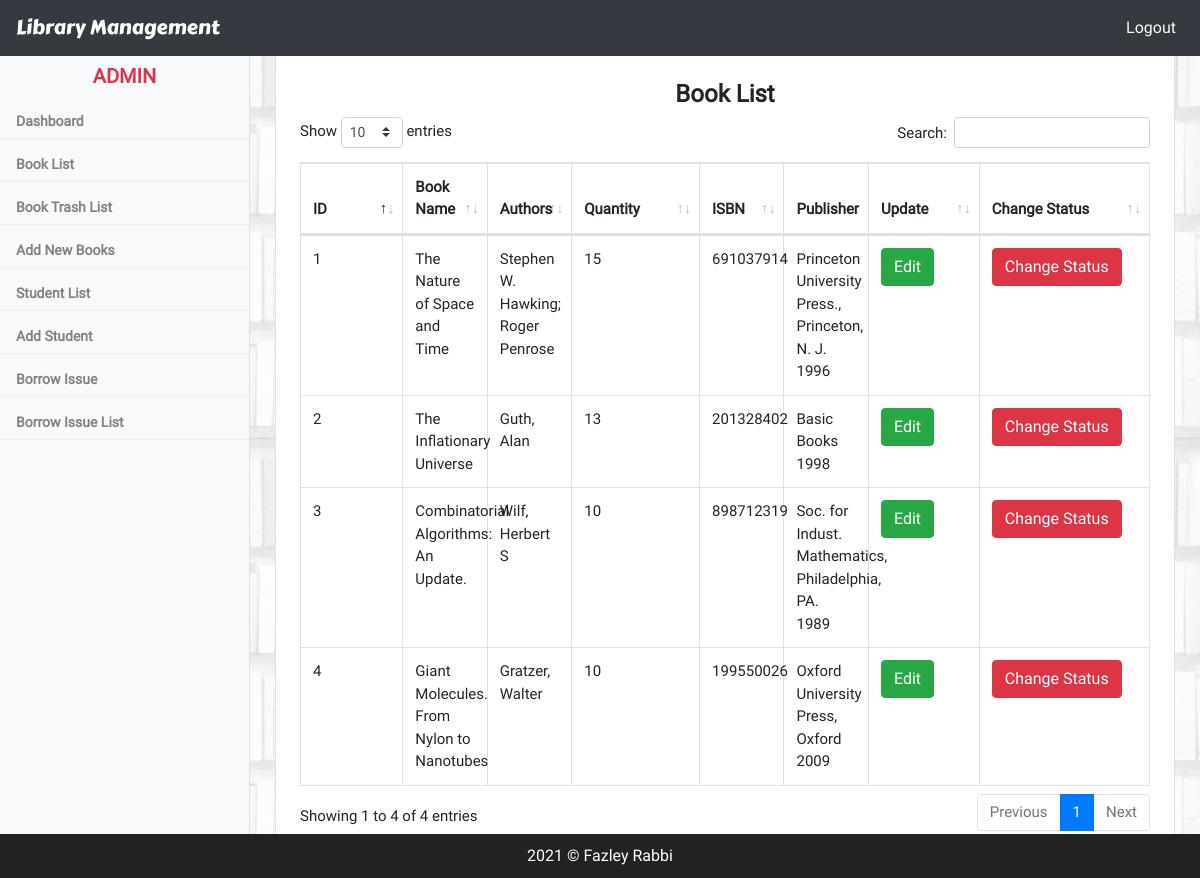
Screenshot of /bookList.php (signed in) with the database file from the repository.
### tables this page shows
CREATE TABLE `books` (
  `id` bigint(20) NOT NULL AUTO_INCREMENT,
  `book_name` varchar(240) DEFAULT NULL,
  `isbn` bigint(20) DEFAULT NULL,
  `author` varchar(240) DEFAULT NULL,
  `publisher` varchar(255) DEFAULT NULL,
  `active_status` int(11) DEFAULT '1' COMMENT '1=active,0=not active',
  `stock` int(11) DEFAULT NULL,
  `category` varchar(200) DEFAULT NULL,
  `created_at` datetime DEFAULT NULL,
  `updated_at` timestamp NULL DEFAULT CURRENT_TIMESTAMP,
  PRIMARY KEY (`id`)
);

### bookList.php (the view, shortened to what this page needs)
<?php include 'includes/headlink.php';?>
<body>
<?php include 'includes/sidebar.php';?>
<?php include 'includes/navbar.php';?>
<div class="main_section">
<div class="">
    <div class="mx-auto d-block border col-12 p-4 bg-white m-height200">
        <table class="table table-bordered display" id="example" style="table-layout: fixed;">
        <h4 class="text-center font-weight-bold">Book List</h4>
            <thead>
            <tr>
                <th width="7%">ID</th>
                <th width="">Book Name</th>
                <th width="">Authors</th>
                <th width="10%">Quantity</th>
                <th width="">ISBN</th>
                <th width="">Publisher</th>
                <th width="8%">Update</th>
                <th width="15%">Change Status</th>
            </tr>
            </thead>
            <tbody>
            <?php
                $query = "SELECT * from books where active_status = 1";
                $row = $conn->query($query);
                if ($row->num_rows > 0) {
                    while ($data = $row->fetch_array()) {
                        $id = $data['id'];
                        $book_name = $data['book_name'];
                        $isbn = $data['isbn'];
                        $author = $data['author'];
                        $publisher = $data['publisher'];
                        $stock = $data['stock'];
                        $active_status = $data['active_status'];
                        ?>
                    <tr>
                        <td><?=$id;?></td>
                        <td><?=$book_name;?></td>
                        <td><?=$author;?></td>
                        <td><?=$stock;?></td>
                        <td><?=$isbn;?></td>
                        <td><?=$publisher;?></td>
                        <td>
                            <a href="editBooks.php?book_id=<?=$id?>&&activePage=bookList" class="btn btn-success">Edit</a>
                        </td>
                        <td>
                            <a href="action/manageBooksAction.php?status=<?=$active_status?>&&book_id=<?=$id?>" class="btn btn-danger">Change Status</a>
                        </td>
                    </tr>
                         <?php }
                        }
                    ?>
            </tbody>
        </table>
    </div>
</div>
</div>
<?php include 'includes/footer_link.php';?>
</body>
<html>

### assets/css/style.css (style rules this page uses)
table,form { background: #fff; }
body { font-family: "Roboto", sans-serif; }
.main_section { margin-top: 55px; margin-bottom: 20px; margin-left: 250px; font-size: 15px; padding: 0px 25px; background-size: cover; background-attachment: fixed; background-position: top; background-image: linear-gradient(rgba(255,255,255,0.85), rgba(255,255,255,0.85)) ,url(../../images/bookshelf3.jpg); min-height: 700px; background-repeat: no-repeat; }
.m-height200 { min-height: 200px; }

### assets/DataTables/datatables.css (style rules this page uses)
table.dataTable { clear: both; margin-top: 6px !important; margin-bottom: 6px !important; max-width: none !important; border-collapse: separate !important; border-spacing: 0; }
table.dataTable td, table.dataTable th { -webkit-box-sizing: content-box; box-sizing: content-box; }
table.dataTable thead > tr > th.sorting_asc, table.dataTable thead > tr > th.sorting_desc, table.dataTable thead > tr > th.sorting, table.dataTable thead > tr > td.sorting_asc, table.dataTable thead > tr > td.sorting_desc, table.dataTable thead > tr > td.sorting { padding-right: 30px; }
table.dataTable thead .sorting, table.dataTable thead .sorting_asc, table.dataTable thead .sorting_desc, table.dataTable thead .sorting_asc_disabled, table.dataTable thead .sorting_desc_disabled { cursor: pointer; position: relative; }
table.dataTable thead .sorting:before, table.dataTable thead .sorting:after, table.dataTable thead .sorting_asc:before, table.dataTable thead .sorting_asc:after, table.dataTable thead .sorting_desc:before, table.dataTable thead .sorting_desc:after, table.dataTable thead .sorting_asc_disabled:before, table.dataTable thead .sorting_asc_disabled:after, table.dataTable thead .sorting_desc_disabled:before, table.dataTable thead .sorting_desc_disabled:after { position: absolute; bottom: 0.9em; display: block; opacity: 0.3; }
table.dataTable thead .sorting:before, table.dataTable thead .sorting_asc:before, table.dataTable thead .sorting_desc:before, table.dataTable thead .sorting_asc_disabled:before, table.dataTable thead .sorting_desc_disabled:before { right: 1em; content: "\2191"; }
table.dataTable thead .sorting:after, table.dataTable thead .sorting_asc:after, table.dataTable thead .sorting_desc:after, table.dataTable thead .sorting_asc_disabled:after, table.dataTable thead .sorting_desc_disabled:after { right: 0.5em; content: "\2193"; }
table.dataTable thead .sorting_asc:before, table.dataTable thead .sorting_desc:after { opacity: 1; }
table.table-bordered.dataTable th, table.table-bordered.dataTable td { border-left-width: 0; }
table.table-bordered.dataTable th:last-child, table.table-bordered.dataTable th:last-child, table.table-bordered.dataTable td:last-child, table.table-bordered.dataTable td:last-child { border-right-width: 0; }
table.table-bordered.dataTable tbody th, table.table-bordered.dataTable tbody td { border-bottom-width: 0; }

### rows the page displays
books: id "1", book_name "The Nature of Space and Time", author "Stephen W. Hawking; Roger Penrose", stock "15", isbn "691037914", publisher "Princeton University Press., Princeton, N. J. 1996"
books: id "2", book_name "The Inflationary Universe", author "Guth, Alan", stock "13", isbn "201328402", publisher "Basic Books 1998"
books: id "3", book_name "Combinatorial Algorithms: An Update.", author "Wilf, Herbert S", stock "10", isbn "898712319", publisher "Soc. for Indust. Mathematics, Philadelphia, PA. 1989"
books: id "4", book_name "Giant Molecules. From Nylon to Nanotubes", author "Gratzer, Walter", stock "10", isbn "199550026", publisher "Oxford University Press, Oxford 2009"

### other values shown
$_SESSION['user'] "ADMIN"
